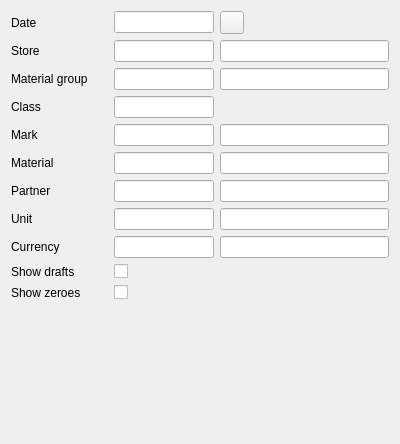
<?xml version="1.0" encoding="UTF-8"?>
<ui version="4.0">
 <class>CR5MaterialInStoreFilter</class>
 <widget class="QWidget" name="CR5MaterialInStoreFilter">
  <property name="geometry">
   <rect>
    <x>0</x>
    <y>0</y>
    <width>400</width>
    <height>444</height>
   </rect>
  </property>
  <property name="windowTitle">
   <string>Form</string>
  </property>
  <layout class="QGridLayout" name="gridLayout">
   <item row="10" column="2">
    <widget class="C5CheckBox" name="chShowZeroes">
     <property name="text">
      <string/>
     </property>
     <property name="FilterName" stdset="0">
      <string>showzero</string>
     </property>
    </widget>
   </item>
   <item row="9" column="2">
    <widget class="C5CheckBox" name="chShowDrafts">
     <property name="text">
      <string/>
     </property>
     <property name="FilterName" stdset="0">
      <string>showdrafts</string>
     </property>
    </widget>
   </item>
   <item row="9" column="0">
    <widget class="QLabel" name="label_5">
     <property name="text">
      <string>Show drafts</string>
     </property>
    </widget>
   </item>
   <item row="1" column="3">
    <widget class="C5LineEdit" name="leStoreName">
     <property name="enabled">
      <bool>true</bool>
     </property>
     <property name="focusPolicy">
      <enum>Qt::FocusPolicy::NoFocus</enum>
     </property>
     <property name="readOnly">
      <bool>true</bool>
     </property>
    </widget>
   </item>
   <item row="2" column="2">
    <widget class="C5LineEditWithSelector" name="leGroup">
     <property name="minimumSize">
      <size>
       <width>100</width>
       <height>0</height>
      </size>
     </property>
     <property name="maximumSize">
      <size>
       <width>100</width>
       <height>16777215</height>
      </size>
     </property>
     <property name="FilterName" stdset="0">
      <string>group</string>
     </property>
    </widget>
   </item>
   <item row="8" column="3">
    <widget class="C5LineEdit" name="leCurrencyName">
     <property name="enabled">
      <bool>true</bool>
     </property>
     <property name="focusPolicy">
      <enum>Qt::FocusPolicy::NoFocus</enum>
     </property>
     <property name="readOnly">
      <bool>true</bool>
     </property>
    </widget>
   </item>
   <item row="7" column="0">
    <widget class="QLabel" name="label_10">
     <property name="text">
      <string>Unit</string>
     </property>
    </widget>
   </item>
   <item row="8" column="2">
    <widget class="C5LineEditWithSelector" name="leCurrency">
     <property name="minimumSize">
      <size>
       <width>100</width>
       <height>0</height>
      </size>
     </property>
     <property name="maximumSize">
      <size>
       <width>100</width>
       <height>16777215</height>
      </size>
     </property>
     <property name="FilterName" stdset="0">
      <string>currency</string>
     </property>
    </widget>
   </item>
   <item row="0" column="0">
    <widget class="QLabel" name="label">
     <property name="text">
      <string>Date</string>
     </property>
    </widget>
   </item>
   <item row="2" column="0">
    <widget class="QLabel" name="label_4">
     <property name="text">
      <string>Material group</string>
     </property>
    </widget>
   </item>
   <item row="6" column="0">
    <widget class="QLabel" name="label_12">
     <property name="text">
      <string>Partner</string>
     </property>
    </widget>
   </item>
   <item row="6" column="2">
    <widget class="C5LineEditWithSelector" name="lePartner">
     <property name="minimumSize">
      <size>
       <width>100</width>
       <height>0</height>
      </size>
     </property>
     <property name="maximumSize">
      <size>
       <width>100</width>
       <height>16777215</height>
      </size>
     </property>
     <property name="FilterName" stdset="0">
      <string>partner</string>
     </property>
    </widget>
   </item>
   <item row="1" column="0">
    <widget class="QLabel" name="label_2">
     <property name="text">
      <string>Store</string>
     </property>
    </widget>
   </item>
   <item row="8" column="0">
    <widget class="QLabel" name="label_11">
     <property name="text">
      <string>Currency</string>
     </property>
    </widget>
   </item>
   <item row="3" column="0">
    <widget class="QLabel" name="label_6">
     <property name="text">
      <string>Class</string>
     </property>
    </widget>
   </item>
   <item row="5" column="2">
    <widget class="C5LineEditWithSelector" name="leMaterial">
     <property name="minimumSize">
      <size>
       <width>100</width>
       <height>0</height>
      </size>
     </property>
     <property name="maximumSize">
      <size>
       <width>100</width>
       <height>16777215</height>
      </size>
     </property>
     <property name="FilterName" stdset="0">
      <string>material</string>
     </property>
    </widget>
   </item>
   <item row="7" column="2">
    <widget class="C5LineEditWithSelector" name="leUnit">
     <property name="minimumSize">
      <size>
       <width>100</width>
       <height>0</height>
      </size>
     </property>
     <property name="maximumSize">
      <size>
       <width>100</width>
       <height>16777215</height>
      </size>
     </property>
     <property name="FilterName" stdset="0">
      <string>unit</string>
     </property>
    </widget>
   </item>
   <item row="1" column="2">
    <widget class="C5LineEditWithSelector" name="leStore">
     <property name="minimumSize">
      <size>
       <width>100</width>
       <height>0</height>
      </size>
     </property>
     <property name="maximumSize">
      <size>
       <width>100</width>
       <height>16777215</height>
      </size>
     </property>
     <property name="FilterName" stdset="0">
      <string>store</string>
     </property>
    </widget>
   </item>
   <item row="6" column="3">
    <widget class="C5LineEdit" name="lePartnerName">
     <property name="enabled">
      <bool>true</bool>
     </property>
     <property name="focusPolicy">
      <enum>Qt::FocusPolicy::NoFocus</enum>
     </property>
     <property name="readOnly">
      <bool>true</bool>
     </property>
    </widget>
   </item>
   <item row="10" column="0">
    <widget class="QLabel" name="label_13">
     <property name="text">
      <string>Show zeroes</string>
     </property>
    </widget>
   </item>
   <item row="5" column="0">
    <widget class="QLabel" name="label_3">
     <property name="text">
      <string>Material</string>
     </property>
    </widget>
   </item>
   <item row="3" column="2">
    <widget class="C5LineEditWithSelector" name="leClass">
     <property name="minimumSize">
      <size>
       <width>100</width>
       <height>0</height>
      </size>
     </property>
     <property name="maximumSize">
      <size>
       <width>100</width>
       <height>16777215</height>
      </size>
     </property>
     <property name="FilterName" stdset="0">
      <string>class</string>
     </property>
    </widget>
   </item>
   <item row="11" column="1">
    <spacer name="verticalSpacer">
     <property name="orientation">
      <enum>Qt::Orientation::Vertical</enum>
     </property>
     <property name="sizeHint" stdset="0">
      <size>
       <width>20</width>
       <height>345</height>
      </size>
     </property>
    </spacer>
   </item>
   <item row="7" column="3">
    <widget class="C5LineEdit" name="leUnitName">
     <property name="enabled">
      <bool>true</bool>
     </property>
     <property name="focusPolicy">
      <enum>Qt::FocusPolicy::NoFocus</enum>
     </property>
     <property name="readOnly">
      <bool>true</bool>
     </property>
    </widget>
   </item>
   <item row="2" column="3">
    <widget class="C5LineEdit" name="leGroupname">
     <property name="enabled">
      <bool>true</bool>
     </property>
     <property name="focusPolicy">
      <enum>Qt::FocusPolicy::NoFocus</enum>
     </property>
     <property name="readOnly">
      <bool>true</bool>
     </property>
    </widget>
   </item>
   <item row="5" column="3">
    <widget class="C5LineEdit" name="leMaterialName">
     <property name="enabled">
      <bool>true</bool>
     </property>
     <property name="focusPolicy">
      <enum>Qt::FocusPolicy::NoFocus</enum>
     </property>
     <property name="readOnly">
      <bool>true</bool>
     </property>
    </widget>
   </item>
   <item row="0" column="3">
    <widget class="QToolButton" name="toolButton">
     <property name="text">
      <string/>
     </property>
     <property name="icon">
      <iconset resource="../resources/res.qrc">
       <normaloff>:/pushpin.png</normaloff>:/pushpin.png</iconset>
     </property>
     <property name="FixDate" stdset="0">
      <bool>true</bool>
     </property>
    </widget>
   </item>
   <item row="0" column="2">
    <widget class="C5DateEdit" name="deDate">
     <property name="minimumSize">
      <size>
       <width>100</width>
       <height>0</height>
      </size>
     </property>
     <property name="maximumSize">
      <size>
       <width>100</width>
       <height>16777215</height>
      </size>
     </property>
     <property name="FilterName" stdset="0">
      <string>date</string>
     </property>
    </widget>
   </item>
   <item row="4" column="0">
    <widget class="QLabel" name="label_7">
     <property name="text">
      <string>Mark</string>
     </property>
    </widget>
   </item>
   <item row="4" column="2">
    <widget class="C5LineEditWithSelector" name="leMarkCode">
     <property name="minimumSize">
      <size>
       <width>100</width>
       <height>0</height>
      </size>
     </property>
     <property name="maximumSize">
      <size>
       <width>100</width>
       <height>16777215</height>
      </size>
     </property>
     <property name="FilterName" stdset="0">
      <string>mark</string>
     </property>
    </widget>
   </item>
   <item row="4" column="3">
    <widget class="C5LineEdit" name="leMarkName">
     <property name="enabled">
      <bool>true</bool>
     </property>
     <property name="focusPolicy">
      <enum>Qt::FocusPolicy::NoFocus</enum>
     </property>
     <property name="readOnly">
      <bool>true</bool>
     </property>
    </widget>
   </item>
  </layout>
 </widget>
 <customwidgets>
  <customwidget>
   <class>C5LineEdit</class>
   <extends>QLineEdit</extends>
   <header location="global">c5lineedit.h</header>
  </customwidget>
  <customwidget>
   <class>C5LineEditWithSelector</class>
   <extends>QLineEdit</extends>
   <header location="global">c5lineeditwithselector.h</header>
  </customwidget>
  <customwidget>
   <class>C5CheckBox</class>
   <extends>QCheckBox</extends>
   <header location="global">c5checkbox.h</header>
  </customwidget>
  <customwidget>
   <class>C5DateEdit</class>
   <extends>QLineEdit</extends>
   <header location="global">c5dateedit.h</header>
  </customwidget>
 </customwidgets>
 <tabstops>
  <tabstop>deDate</tabstop>
  <tabstop>leStore</tabstop>
  <tabstop>leGroup</tabstop>
  <tabstop>leClass</tabstop>
  <tabstop>leMarkCode</tabstop>
  <tabstop>leMaterial</tabstop>
  <tabstop>lePartner</tabstop>
  <tabstop>leUnit</tabstop>
  <tabstop>leCurrency</tabstop>
  <tabstop>chShowDrafts</tabstop>
  <tabstop>chShowZeroes</tabstop>
  <tabstop>toolButton</tabstop>
 </tabstops>
 <resources>
  <include location="../resources/res.qrc"/>
  <include location="../resources/res.qrc"/>
 </resources>
 <connections/>
</ui>
